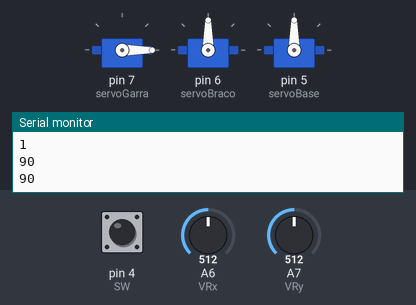
Simulated run of this sketch. Board: Arduino Nano, built with avr-gcc and run on an emulated ATmega328P. Parts: 3 × servo, the last lines printed to the serial monitor. The inputs (shaded band) are chosen by the test bench; at power-on: A6 (VRx) = 512, A7 (VRy) = 512, pin 4 (SW) HIGH.

Above: at 1.2 s.
1.3 s: A6 (VRx) set to 716
At 2.2 s:
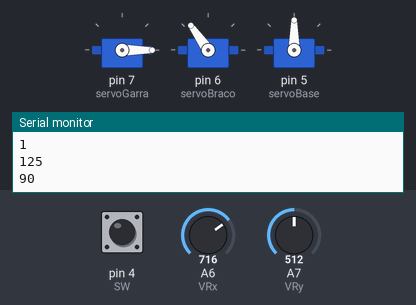
2.8 s: A7 (VRy) set to 306
At 3.9 s:
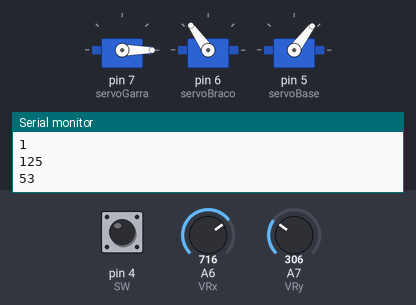
4.3 s: pin 4 (SW) pulled LOW for 0.15 s
At 4.44 s:
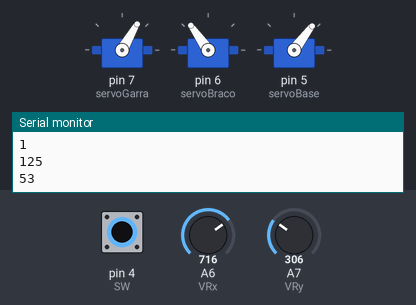
6.0 s: A6 (VRx) set to 900
At 7.2 s:
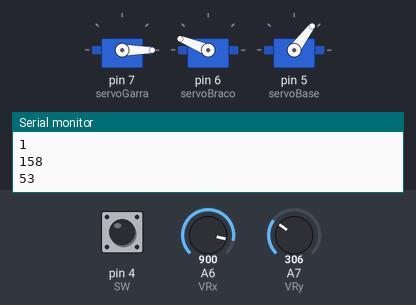
7.5 s: A7 (VRy) set to 122
At 7.8 s:
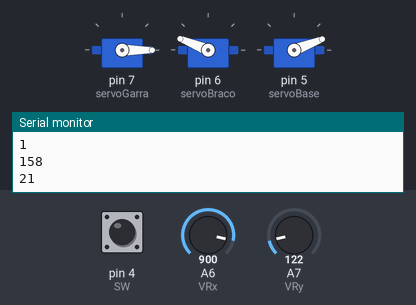
9.0 s: pin 4 (SW) pulled LOW for 1 s
At 9.5 s:
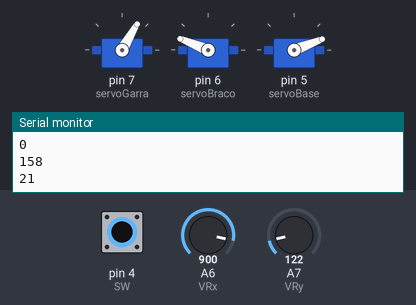
Timing chart, 0 to 12.0 s (numbered marks = the images above; inputs shaded):
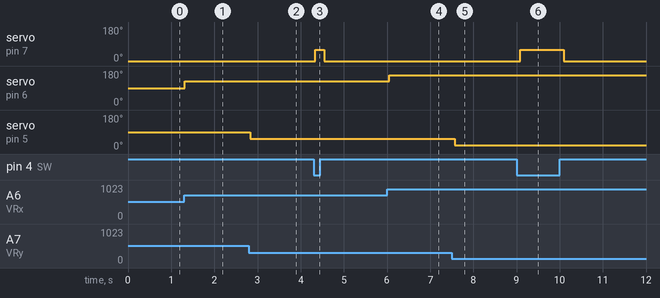

Measured:
- after the input at 1.3 s, servo on pin 6 (servoBraco): 90° → 125° at once
- after the input at 2.8 s, servo on pin 5 (servoBase): 90° → 53° at once
- after the input at 4.3 s, servo on pin 7 (servoGarra): 0° → 60° at once, → 0° 0.20 s later
- after the input at 6.0 s, servo on pin 6 (servoBraco): 125° → 158° after 0.06 s
- after the input at 7.5 s, servo on pin 5 (servoBase): 53° → 21° after 0.07 s
- after the input at 9.0 s, servo on pin 7 (servoGarra): 0° → 60° after 0.08 s, → 0° 1.0 s later

The sketch:

bracoRobotico_joystick.ino
```cpp
#include <Servo.h>
#define servoGarra 7
#define servoBraco 6
#define servoBase 5

Servo SG;
Servo SBr;
Servo SBa;

#define SW 4
#define VRy A7
#define VRx A6

int valorVRy = 90, valorVRx = 90, valorSW = 0, valorSW_aux = 1, valor_servo_garra = 0;

void setup() {
  Serial.begin(9600);

  pinMode(SW, INPUT_PULLUP); //1 - SOLTO, 0 - PRESSIONADO
  pinMode(VRy, INPUT); //1023 - ESQUERDA, 0 -DIREITA
  pinMode(VRx, INPUT); //1023 - BAIXO, 0 - CIMA

//  pinMode(8, OUTPUT);
//  digitalWrite(8, HIGH);

  SG.attach(servoGarra);
  SG.write(60);
  SBr.attach(servoBraco);
  SBr.write(90);
  SBa.attach(servoBase);
  SBa.write(90);
}

void loop() {
  valores_joystick();
  braco_robotico();

  Serial.println(valorSW_aux);
  Serial.println(valorVRx);
  Serial.println(valorVRy);

  delay(100);
}

void valores_joystick()
{
  valorSW_aux = valorSW;

  valorVRy = map(analogRead(VRy), 0, 1023, 0, 180);
  valorVRx = map(analogRead(VRx), 0, 1023, 0, 180);
  valorSW = digitalRead(SW);
}

void braco_robotico()
{
  SBr.write(valorVRx);
  SBa.write(valorVRy);

  if(valorSW == 0)
  {
    SG.write(60);
  }
  else
  {
    SG.write(0);
  }
}
```
